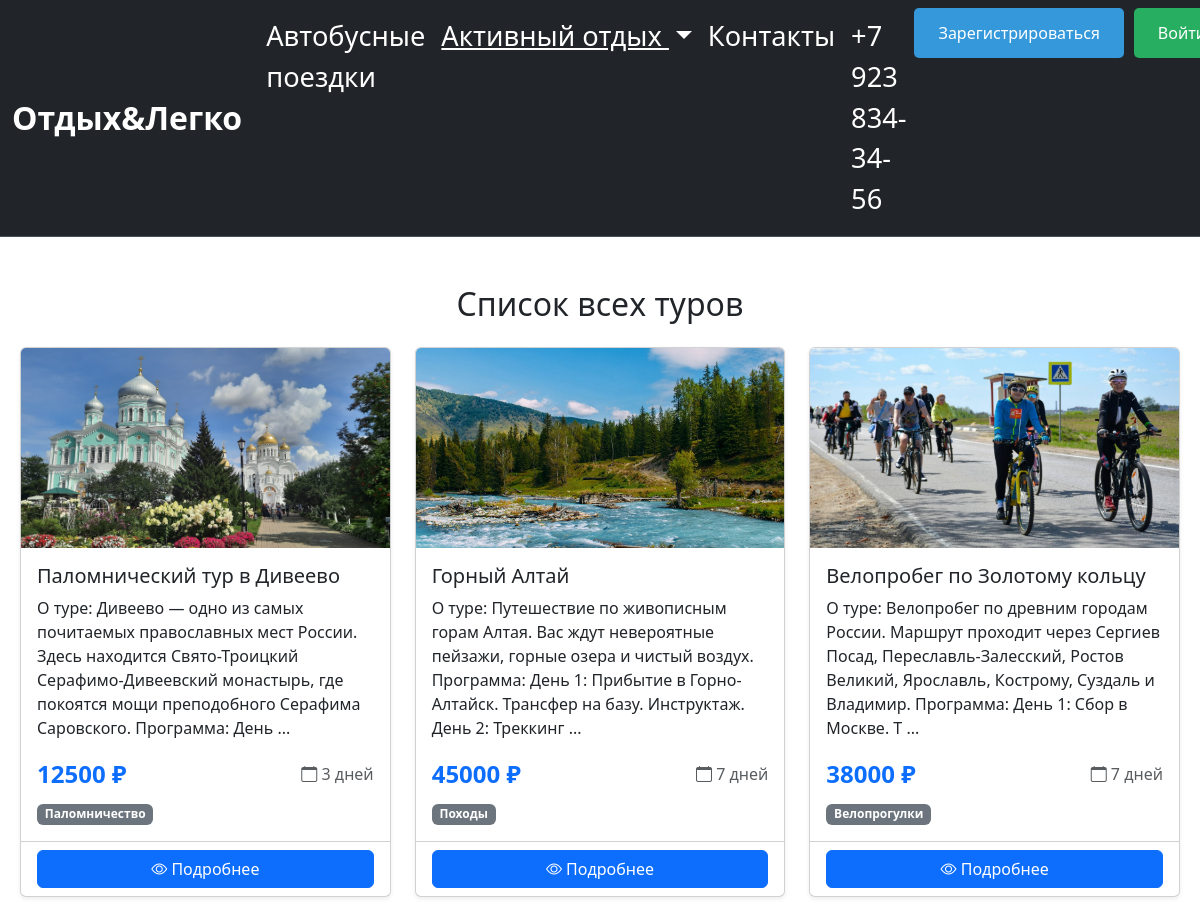
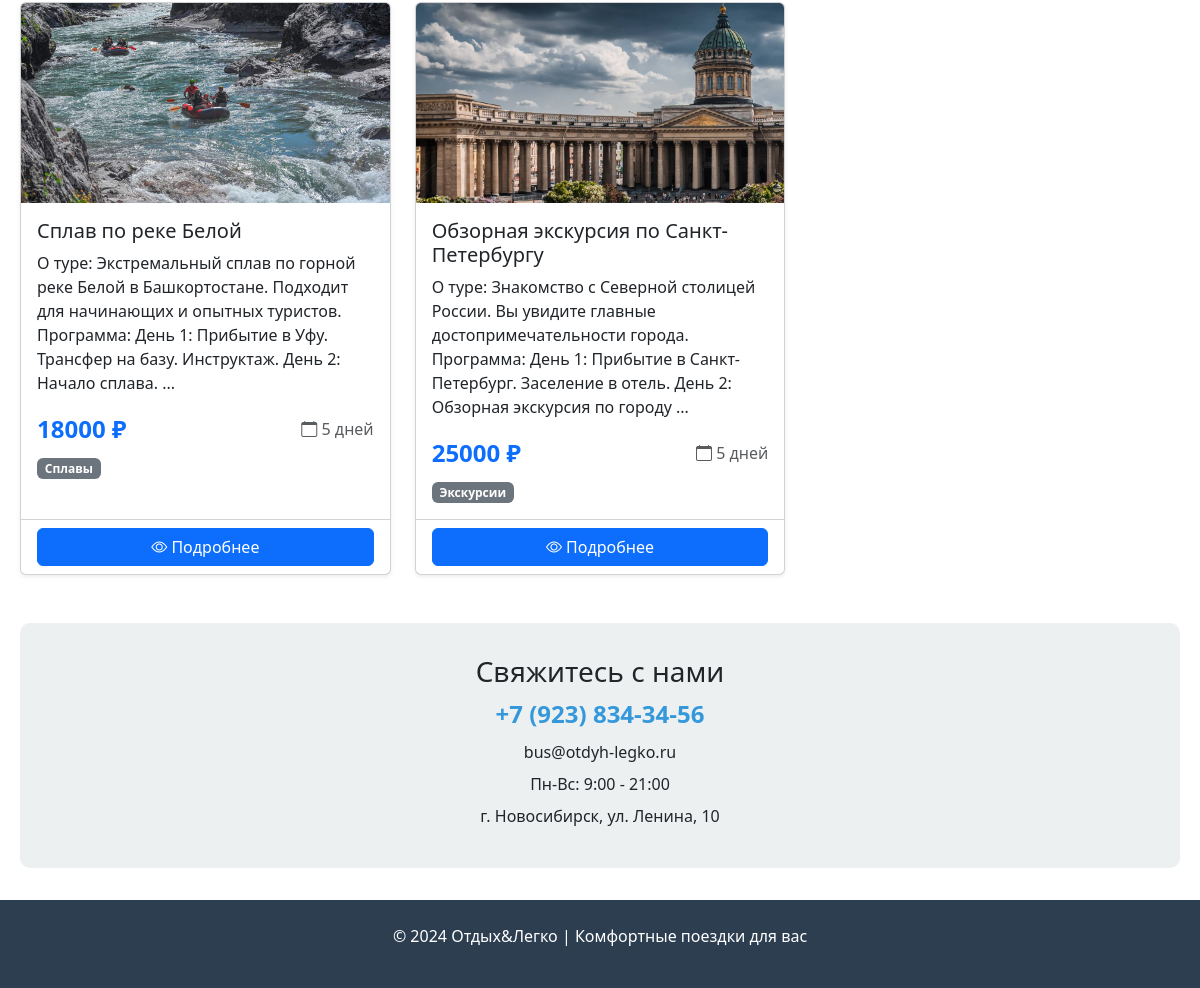
Page /all_tour on the committed database (2 pictures, top to bottom).
### data/tours.py (models this page shows, shortened)
class Tours(SqlAlchemyBase, SerializerMixin):
    __tablename__ = 'tours'
    id = sqlalchemy.Column(sqlalchemy.Integer,
                           primary_key=True, autoincrement=True)
    category_id = sqlalchemy.Column(sqlalchemy.Integer,
                                    sqlalchemy.ForeignKey("category.id"))
    title = sqlalchemy.Column(sqlalchemy.String,
                              nullable=True)
    content = sqlalchemy.Column(sqlalchemy.TEXT,
                                nullable=True)
    is_published = sqlalchemy.Column(sqlalchemy.Boolean,
                                     default=True)
    free_pl = sqlalchemy.Column(sqlalchemy.Integer)
    duration = sqlalchemy.Column(sqlalchemy.Integer, default=3)
    price = sqlalchemy.Column(sqlalchemy.Integer, default=10000)
    img = sqlalchemy.Column(sqlalchemy.String,
                            nullable=False)
    user_id = sqlalchemy.Column(sqlalchemy.Integer, sqlalchemy.ForeignKey("users.id"))
    category = orm.relationship("Category", back_populates='tours')
    cart_items = orm.relationship('CartItem', back_populates='tour', cascade='all, delete-orphan')
    author = orm.relationship("Users", foreign_keys=[user_id], backref='created_tours')

class Category(SqlAlchemyBase, SerializerMixin):
    __tablename__ = 'category'
    id = sqlalchemy.Column(sqlalchemy.Integer,
                           primary_key=True,
                           autoincrement=True)
    name = sqlalchemy.Column(sqlalchemy.String,
                             nullable=True)
    tours = orm.relationship("Tours", cascade="all, delete", back_populates='category')

### main.py (the view)
@app.route('/tours/active')
@app.route('/all_tour')
def all_tour():
    db_sess = db_session.create_session()
    tours = db_sess.query(Tours).all()
    tours_in_cart_ids = []
    if current_user.is_authenticated:
        cart_items = db_sess.query(CartItem).filter(
            CartItem.user_id == current_user.id
        ).all()
        tours_in_cart_ids = [item.tour_id for item in cart_items]
    return render_template('all_tour.html',
                           title='Список всех туров',
                           tours=tours,
                           active=True,
                           tours_in_cart_ids=tours_in_cart_ids)

### data/db_session.py (called while the page is built)
def create_session() -> Session:
    global __factory
    return __factory()

### templates/all_tour.html (shortened to what this page needs)
{% extends "base.html" %}
{% block content %}
<div class="container my-5">
  <h2 class="text-center mb-4">{{ title if title else 'Наши туры' }}</h2>
  {% if tours %}
  <div class="row row-cols-1 row-cols-md-3 g-4">
    {% for tour in tours %}
    {% if not current_category or current_category == tour.category.name %}
    <div class="col">
      <div class="card h-100 shadow-sm">
        {% if tour.img %}
        <img src="{{ url_for('static', filename='img/' + tour.img) }}" class="card-img-top" alt="{{ tour.title }}" style="height: 200px; object-fit: cover;">
        {% else %}
        <img src="https://via.placeholder.com/300x200?text=Нет+фото" class="card-img-top" alt="Нет изображения" style="height: 200px; object-fit: cover;">
        {% endif %}
        <div class="card-body">
          <h5 class="card-title">{{ tour.title }}</h5>
          <div class="card-text">
            {% if tour.content %}
              {{ tour.content[:200]|safe if tour.content|length > 200 else tour.content|safe }}
              {% if tour.content|length > 200 %}...{% endif %}
            {% else %}
              <p class="text-muted">Описание временно недоступно</p>
            {% endif %}
          </div>
          <div class="d-flex justify-content-between align-items-center mt-3">
            <span class="text-primary fw-bold fs-4">{{ tour.price }} ₽</span>
            <span class="text-muted"><i class="bi bi-calendar"></i> {{ tour.duration }} дней</span>
          </div>
          {% if tour.category %}
          <div class="mt-2">
            <span class="badge bg-secondary">{{ tour.category.name }}</span>
          </div>
          {% endif %}
        </div>
        <div class="card-footer bg-transparent">
          <a href="/tour/inf/{{ tour.id }}" class="btn btn-primary w-100">
            <i class="bi bi-eye"></i> Подробнее
          </a>
        </div>
      </div>
    </div>
    {% endif %}
    {% endfor %}
  </div>
  {% endif %}
</div>
{% endblock %}

### templates/base.html (style rules this page uses)
.container { max-width: 1200px; margin: 0 auto; padding: 0 20px; }

### rows in the picture
Tours: img (picture), title "Паломнический тур в Дивеево", content "О туре: Дивеево — одно из самых почитаемых православных мест России. Здесь находится Свято-Троицкий Серафимо-Дивеевский монастырь, где покоятся мощи преподобного Серафима Саровского. Программа: День", price "12500", duration "3", category.name "Паломничество"
Tours: img (picture), title "Горный Алтай", content "О туре: Путешествие по живописным горам Алтая. Вас ждут невероятные пейзажи, горные озера и чистый воздух. Программа: День 1: Прибытие в Горно-Алтайск. Трансфер на базу. Инструктаж. День 2: Треккинг", price "45000", duration "7", category.name "Походы"
Tours: img (picture), title "Велопробег по Золотому кольцу", content "О туре: Велопробег по древним городам России. Маршрут проходит через Сергиев Посад, Переславль-Залесский, Ростов Великий, Ярославль, Кострому, Суздаль и Владимир. Программа: День 1: Сбор в Москве. Т", price "38000", duration "7", category.name "Велопрогулки"
Tours: img (picture), title "Сплав по реке Белой", content "О туре: Экстремальный сплав по горной реке Белой в Башкортостане. Подходит для начинающих и опытных туристов. Программа: День 1: Прибытие в Уфу. Трансфер на базу. Инструктаж. День 2: Начало сплава.", price "18000", duration "5", category.name "Сплавы"
Tours: img (picture), title "Обзорная экскурсия по Санкт-Петербургу", content "О туре: Знакомство с Северной столицей России. Вы увидите главные достопримечательности города. Программа: День 1: Прибытие в Санкт-Петербург. Заселение в отель. День 2: Обзорная экскурсия по городу", price "25000", duration "5", category.name "Экскурсии"

### other values in the picture
{{ title if title else 'Наши туры' }} "Список всех туров"
